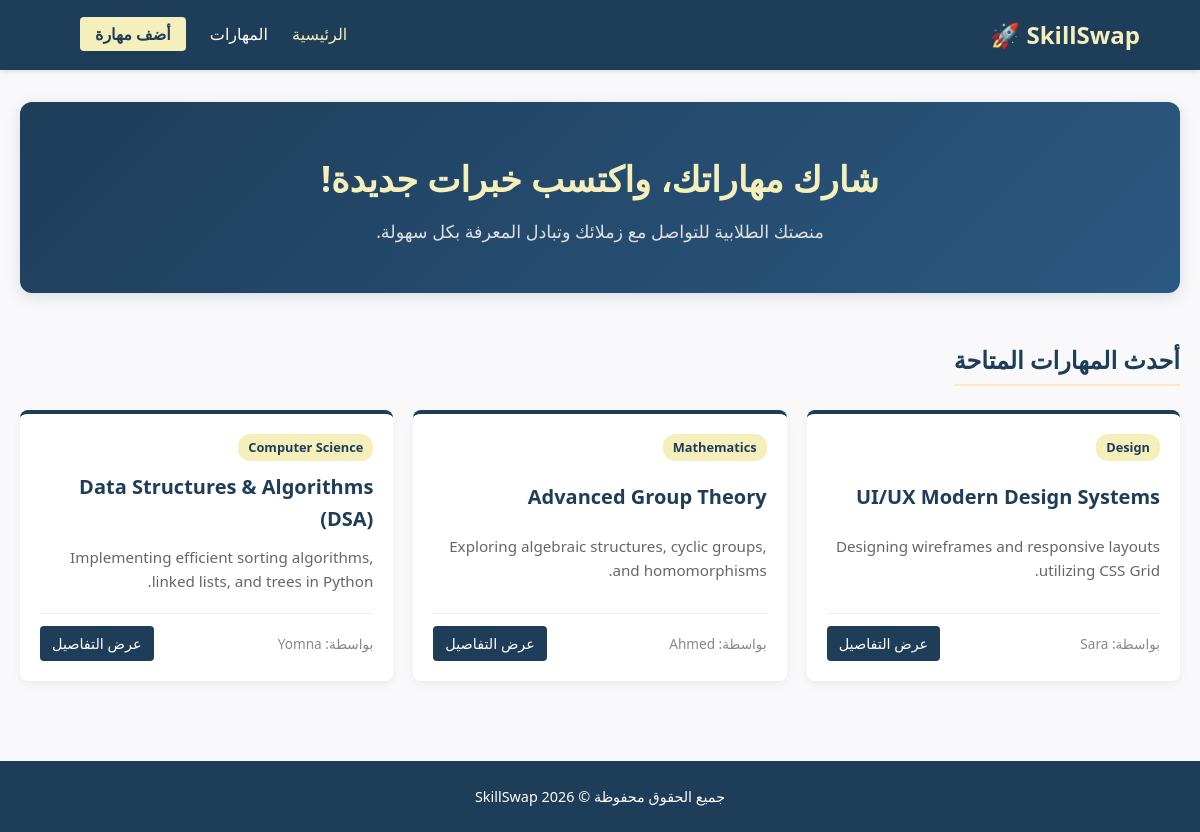
The page / on the database its author committed.
### tables this page shows
CREATE TABLE skills (
            id INTEGER PRIMARY KEY AUTOINCREMENT,
            title TEXT NOT NULL,
            category TEXT NOT NULL,
            description TEXT NOT NULL,
            learn_skill TEXT NOT NULL,
            owner TEXT NOT NULL
        );

### app.py (the view)
@app.route('/')
def index():
    conn = get_db_connection()
    skills = conn.execute('SELECT * FROM skills ORDER BY id DESC LIMIT 3').fetchall()
    conn.close()
    return render_template('index.html', skills=skills)

### app.py (called while the page is built)
def get_db_connection():
    conn = sqlite3.connect('database.db')
    conn.row_factory = sqlite3.Row
    return conn

### templates/index.html (shortened to what this page needs)
<!DOCTYPE html>
<html lang="ar" dir="rtl">
<head>
    <link rel="stylesheet" href="{{ url_for('static', filename='style.css') }}">
</head>
<body>
    <header class="navbar">
        <div class="logo">SkillSwap 🚀</div>
        <nav>
            <a href="{{ url_for('index') }}" class="active">الرئيسية</a>
            <a href="{{ url_for('all_skills') }}">المهارات</a>
            <a href="{{ url_for('add_skill') }}" class="btn-nav">أضف مهارة</a>
        </nav>
    </header>
    <main class="container">
        <section class="hero">
            <h1>شارك مهاراتك، واكتسب خبرات جديدة!</h1>
            <p>منصتك الطلابية للتواصل مع زملائك وتبادل المعرفة بكل سهولة.</p>
        </section>
        <section class="skills-section">
            <h2>أحدث المهارات المتاحة</h2>
            <div class="skills-grid">
                {% for skill in skills %}
                <div class="skill-card">
                    <span class="badge">{{ skill['category'] }}</span>
                    <h3>{{ skill['title'] }}</h3>
                    <p>{{ skill['description'] }}</p>
                    <div class="card-footer">
                        <span class="owner">بواسطة: {{ skill['owner'] }}</span>
                        <a href="{{ url_for('skill_detail', id=skill['id']) }}" class="btn-details">عرض التفاصيل</a>
                    </div>
                </div>
                {% else %}
                <p style="text-align: center; color: #777; grid-column: 1 / -1;">لا توجد مهارات مضافة حتى الآن. ابدأ بإضافة مهارة جديدة!</p>
                {% endfor %}
            </div>
        </section>
    </main>
    <footer>
        <p>جميع الحقوق محفوظة © SkillSwap 2026</p>
    </footer>
</body>
</html>

### static/style.css (style rules this page uses)
* { margin: 0; padding: 0; box-sizing: border-box; font-family: 'Segoe UI', Tahoma, Geneva, Verdana, sans-serif; }
body { background-color: #f9f9fb; color: #333; line-height: 1.6; }
.navbar { background-color: #1e3d59; color: #ffffff; display: flex; justify-content: space-between; align-items: center; padding: 1rem 5%; box-shadow: 0 2px 5px rgba(0,0,0,0.1); }
.navbar .logo { font-size: 1.5rem; font-weight: bold; color: #f5f0bb; }
.navbar nav a { color: #ffffff; text-decoration: none; margin-left: 20px; transition: color 0.3s; }
.navbar nav a:hover, .navbar nav a.active { color: #f5f0bb; }
.btn-nav { background-color: #f5f0bb; color: #1e3d59 !important; padding: 6px 15px; border-radius: 4px; font-weight: bold; }
.container { max-width: 1200px; margin: 0 auto; padding: 2rem 20px; }
.hero { text-align: center; margin-bottom: 3rem; background: linear-gradient(135deg, #1e3d59, #2b5882); color: white; padding: 3rem 1rem; border-radius: 12px; box-shadow: 0 4px 15px rgba(30, 61, 89, 0.15); }
.hero h1 { font-size: 2.2rem; margin-bottom: 10px; color: #f5f0bb; }
.hero p { font-size: 1.1rem; color: #e0e0e0; }
.skills-section h2 { margin-bottom: 1.5rem; color: #1e3d59; border-bottom: 2px solid #f5f0bb; display: inline-block; padding-bottom: 5px; }
.skills-grid { display: grid; grid-template-columns: repeat(auto-fit, minmax(300px, 1fr)); gap: 20px; }
.skill-card { background: #ffffff; border-radius: 8px; padding: 20px; box-shadow: 0 4px 10px rgba(0,0,0,0.05); transition: transform 0.3s ease, box-shadow 0.3s ease; border-top: 4px solid #1e3d59; display: flex; flex-direction: column; justify-content: space-between; }
.badge { background-color: #f5f0bb; color: #1e3d59; padding: 3px 10px; border-radius: 12px; font-size: 0.8rem; font-weight: bold; align-self: flex-start; margin-bottom: 10px; }
.skill-card h3 { font-size: 1.25rem; color: #1e3d59; margin-bottom: 10px; }
.skill-card p { color: #666; font-size: 0.95rem; margin-bottom: 20px; }
.card-footer { display: flex; justify-content: space-between; align-items: center; border-top: 1px solid #eee; padding-top: 12px; }
.owner { font-size: 0.85rem; color: #888; }
.btn-details { background-color: #1e3d59; color: white; padding: 6px 12px; border-radius: 4px; text-decoration: none; font-size: 0.9rem; transition: background 0.2s; }
footer { text-align: center; padding: 1.5rem; background-color: #1e3d59; color: white; margin-top: 3rem; font-size: 0.9rem; }

### rows shown on the page
skills: category "Design", title "UI/UX Modern Design Systems", description "Designing wireframes and responsive layouts utilizing CSS Grid.", owner "Sara"
skills: category "Mathematics", title "Advanced Group Theory", description "Exploring algebraic structures, cyclic groups, and homomorphisms.", owner "Ahmed"
skills: category "Computer Science", title "Data Structures & Algorithms (DSA)", description "Implementing efficient sorting algorithms, linked lists, and trees in Python.", owner "Yomna"
